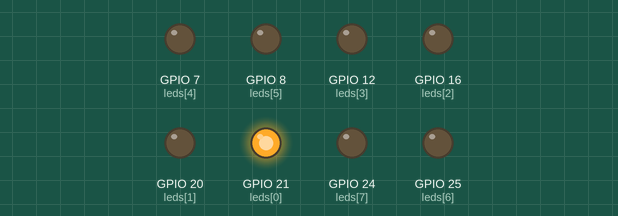
Simulated run of this program. Board: Raspberry Pi (BCM pin numbers). Parts: output pins drawn as LEDs (lit = HIGH). At 4.8 s the program stops and its outputs stay as they are.

Above: at 0.1 s.
At 0.7 s:
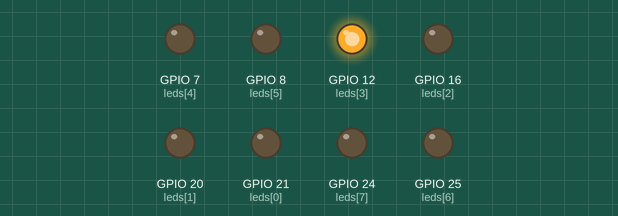
At 1.1 s:
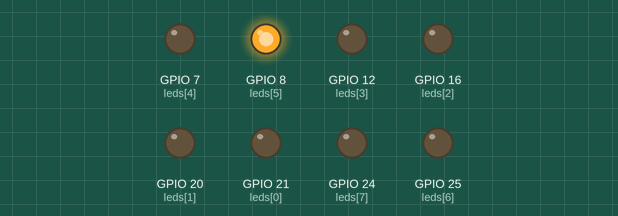
At 1.5 s:
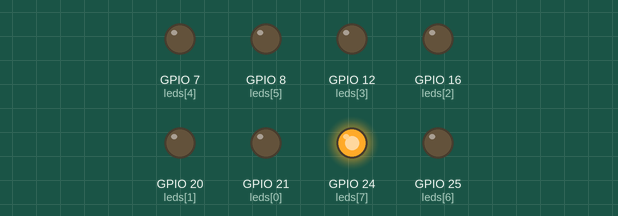
At 2.5 s:
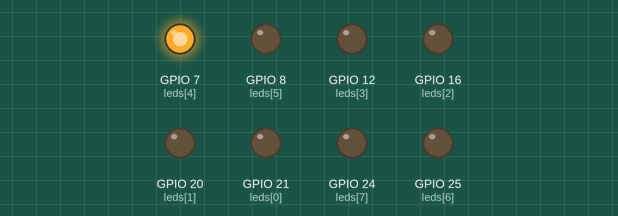
At 3.5 s:
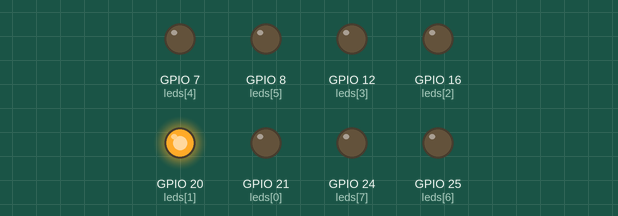
Timing chart, 0 to 3.8 s (numbered marks = the images above):
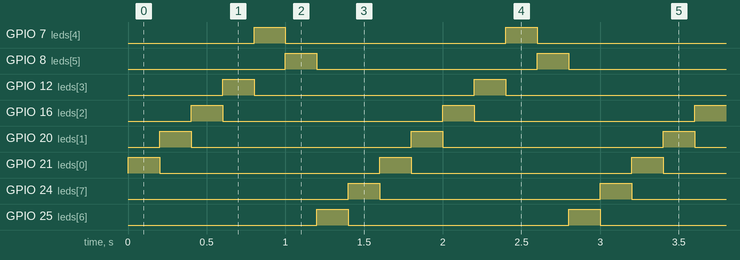

Measured:
- by itself, GPIO 7 (leds[4]), GPIO 8 (leds[5]), GPIO 12 (leds[3]), GPIO 24 (leds[7]), GPIO 25 (leds[6]): alternates HIGH for 0.20 s and LOW for 1.4 s
- by itself, GPIO 16 (leds[2]), GPIO 20 (leds[1]), GPIO 21 (leds[0]): alternates HIGH for 0.20 s and LOW for 1.4 s, 6 changes in all, then stays LOW

The program:

2-1-running-light.py
```python
import RPi.GPIO as GPIO
from time import sleep

GPIO.setmode(GPIO.BCM)

leds = [21, 20, 16, 12, 7, 8, 25, 24]
GPIO.setup(leds, GPIO.OUT)

for j in range(3):
    for i in range(len(leds)):
        GPIO.output(leds[i - 1], 0)
        GPIO.output(leds[i], 1)
        sleep(0.2)

GPIO.output(leds, 0)
GPIO.cleanup()
```
